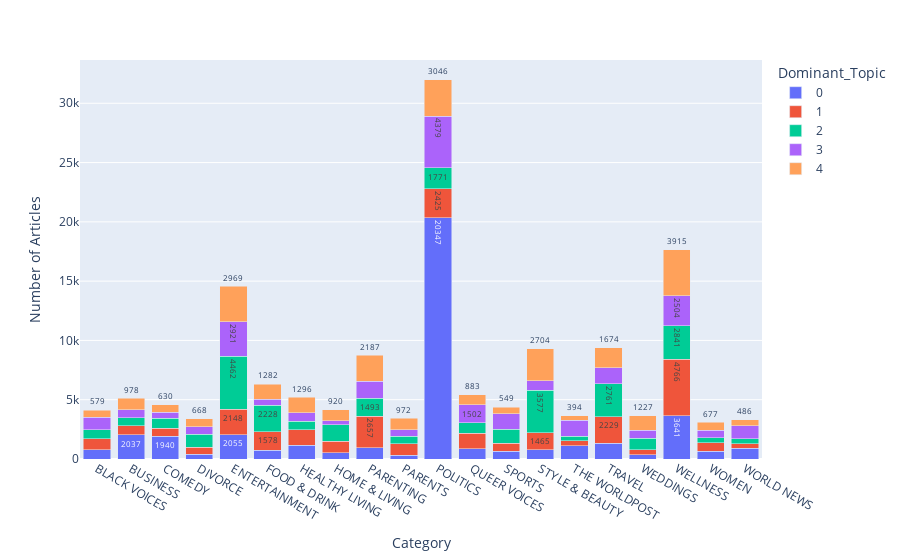

The notebook cell this image was saved under:
### Code cell
top_category_dominant_topic_df['Dominant_Topic'] = top_category_dominant_topic_df['Dominant_Topic'].astype(str)

fig = px.bar(top_category_dominant_topic_df, 
             x='Category', 
             y='Count',
             text='Count',
             hover_data=['Topic_Keywords'],
             color='Dominant_Topic',
             labels={'Count':'Number of Articles'},
             barmode="stack",
            #  facet_col="Dominant_Topic",
            #  category_orders={"Dominant_Topic": ["0", "1", "2", "3", "4"]}
             )

fig.update_traces(textposition='outside')
fig.update_layout(uniformtext_minsize=8, uniformtext_mode='hide')

fig.show()

### Figure 1 — Plotly figure (JSON) as saved in the notebook; plotly's stock layout.template omitted (floating-point values rounded to 4 significant figures)
{"data": [{"alignmentgroup": "True", "customdata": [["studi, poll, health, idea, new, network, guid, hous, diy, plan"], ["studi, poll, health, idea, new, network, guid, hous, diy, plan"], ["studi, poll, health, idea, new, network, guid, hous, diy, plan"], ["studi, poll, health, idea, new, network, guid, hous, diy, plan"], ["studi, poll, health, idea, new, network, guid, hous, diy, plan"], ["studi, poll, health, idea, new, network, guid, hous, diy, plan"], ["studi, poll, health, idea, new, network, guid, hous, diy, plan"], ["studi, poll, health, idea, new, network, guid, hous, diy, plan"], ["studi, poll, health, idea, new, network, guid, hous, diy, plan"], ["studi, poll, health, idea, new, network, guid, hous, diy, plan"], ["studi, poll, health, idea, new, network, guid, hous, diy, plan"], ["studi, poll, health, idea, new, network, guid, hous, diy, plan"], ["studi, poll, health, idea, new, network, guid, hous, diy, plan"], ["studi, poll, health, idea, new, network, guid, hous, diy, plan"], ["studi, poll, health, idea, new, network, guid, hous, diy, plan"], ["studi, poll, health, idea, new, network, guid, hous, diy, plan"], ["studi, poll, health, idea, new, network, guid, hous, diy, plan"], ["studi, poll, health, idea, new, network, guid, hous, diy, plan"], ["studi, poll, health, idea, new, network, guid, hous, diy, plan"], ["studi, poll, health, idea, new, network, guid, hous, diy, plan"]], "hovertemplate": "Dominant_Topic=0<br>Category=%{x}<br>Number of Articles=%{text}<br>Topic_Keywords=%{customdata[0]}<extra></extra>", "legendgroup": "0", "marker": {"color": "#636efa", "pattern": {"shape": ""}}, "name": "0", "offsetgroup": "0", "orientation": "v", "showlegend": true, "text": [793, 2037, 1940, 382, 2055, 737, 1142, 539, 967, 325, 20347, 870, 643, 765, 1102, 1337, 349, 3641, 643, 928], "textposition": "outside", "type": "bar", "x": ["BLACK VOICES", "BUSINESS", "COMEDY", "DIVORCE", "ENTERTAINMENT", "FOOD & DRINK", "HEALTHY LIVING", "HOME & LIVING", "PARENTING", "PARENTS", "POLITICS", "QUEER VOICES", "SPORTS", "STYLE & BEAUTY", "THE WORLDPOST", "TRAVEL", "WEDDINGS", "WELLNESS", "WOMEN", "WORLD NEWS"], "xaxis": "x", "y": [793, 2037, 1940, 382, 2055, 737, 1142, 539, 967, 325, 20347, 870, 643, 765, 1102, 1337, 349, 3641, 643, 928], "yaxis": "y"}, {"alignmentgroup": "True", "customdata": [["parent, tip, dress, kid, thing, life, child, video, cancer, day"], ["parent, tip, dress, kid, thing, life, child, video, cancer, day"], ["parent, tip, dress, kid, thing, life, child, video, cancer, day"], ["parent, tip, dress, kid, thing, life, child, video, cancer, day"], ["parent, tip, dress, kid, thing, life, child, video, cancer, day"], ["parent, tip, dress, kid, thing, life, child, video, cancer, day"], ["parent, tip, dress, kid, thing, life, child, video, cancer, day"], ["parent, tip, dress, kid, thing, life, child, video, cancer, day"], ["parent, tip, dress, kid, thing, life, child, video, cancer, day"], ["parent, tip, dress, kid, thing, life, child, video, cancer, day"], ["parent, tip, dress, kid, thing, life, child, video, cancer, day"], ["parent, tip, dress, kid, thing, life, child, video, cancer, day"], ["parent, tip, dress, kid, thing, life, child, video, cancer, day"], ["parent, tip, dress, kid, thing, life, child, video, cancer, day"], ["parent, tip, dress, kid, thing, life, child, video, cancer, day"], ["parent, tip, dress, kid, thing, life, child, video, cancer, day"], ["parent, tip, dress, kid, thing, life, child, video, cancer, day"], ["parent, tip, dress, kid, thing, life, child, video, cancer, day"], ["parent, tip, dress, kid, thing, life, child, video, cancer, day"], ["parent, tip, dress, kid, thing, life, child, video, cancer, day"]], "hovertemplate": "Dominant_Topic=1<br>Category=%{x}<br>Number of Articles=%{text}<br>Topic_Keywords=%{customdata[0]}<extra></extra>", "legendgroup": "1", "marker": {"color": "#EF553B", "pattern": {"shape": ""}}, "name": "1", "offsetgroup": "1", "orientation": "v", "showlegend": true, "text": [921, 787, 634, 598, 2148, 1578, 1316, 945, 2657, 952, 2425, 1319, 682, 1465, 430, 2229, 439, 4766, 718, 344], "textposition": "outside", "type": "bar", "x": ["BLACK VOICES", "BUSINESS", "COMEDY", "DIVORCE", "ENTERTAINMENT", "FOOD & DRINK", "HEALTHY LIVING", "HOME & LIVING", "PARENTING", "PARENTS", "POLITICS", "QUEER VOICES", "SPORTS", "STYLE & BEAUTY", "THE WORLDPOST", "TRAVEL", "WEDDINGS", "WELLNESS", "WOMEN", "WORLD NEWS"], "xaxis": "x", "y": [921, 787, 634, 598, 2148, 1578, 1316, 945, 2657, 952, 2425, 1319, 682, 1465, 430, 2229, 439, 4766, 718, 344], "yaxis": "y"}, {"alignmentgroup": "True", "customdata": [["photo, video, week, new, day, divorc, style, best, recip, love"], ["photo, video, week, new, day, divorc, style, best, recip, love"], ["photo, video, week, new, day, divorc, style, best, recip, love"], ["photo, video, week, new, day, divorc, style, best, recip, love"], ["photo, video, week, new, day, divorc, style, best, recip, love"], ["photo, video, week, new, day, divorc, style, best, recip, love"], ["photo, video, week, new, day, divorc, style, best, recip, love"], ["photo, video, week, new, day, divorc, style, best, recip, love"], ["photo, video, week, new, day, divorc, style, best, recip, love"], ["photo, video, week, new, day, divorc, style, best, recip, love"], ["photo, video, week, new, day, divorc, style, best, recip, love"], ["photo, video, week, new, day, divorc, style, best, recip, love"], ["photo, video, week, new, day, divorc, style, best, recip, love"], ["photo, video, week, new, day, divorc, style, best, recip, love"], ["photo, video, week, new, day, divorc, style, best, recip, love"], ["photo, video, week, new, day, divorc, style, best, recip, love"], ["photo, video, week, new, day, divorc, style, best, recip, love"], ["photo, video, week, new, day, divorc, style, best, recip, love"], ["photo, video, week, new, day, divorc, style, best, recip, love"], ["photo, video, week, new, day, divorc, style, best, recip, love"]], "hovertemplate": "Dominant_Topic=2<br>Category=%{x}<br>Number of Articles=%{text}<br>Topic_Keywords=%{customdata[0]}<extra></extra>", "legendgroup": "2", "marker": {"color": "#00cc96", "pattern": {"shape": ""}}, "name": "2", "offsetgroup": "2", "orientation": "v", "showlegend": true, "text": [748, 638, 873, 1119, 4462, 2228, 712, 1384, 1493, 655, 1771, 864, 1193, 3577, 385, 2761, 971, 2841, 433, 430], "textposition": "outside", "type": "bar", "x": ["BLACK VOICES", "BUSINESS", "COMEDY", "DIVORCE", "ENTERTAINMENT", "FOOD & DRINK", "HEALTHY LIVING", "HOME & LIVING", "PARENTING", "PARENTS", "POLITICS", "QUEER VOICES", "SPORTS", "STYLE & BEAUTY", "THE WORLDPOST", "TRAVEL", "WEDDINGS", "WELLNESS", "WOMEN", "WORLD NEWS"], "xaxis": "x", "y": [748, 638, 873, 1119, 4462, 2228, 712, 1384, 1493, 655, 1771, 864, 1193, 3577, 385, 2761, 971, 2841, 433, 430], "yaxis": "y"}, {"alignmentgroup": "True", "customdata": [["video, marriag, hotel, healthi, craft, school, wed, happi, date, teen"], ["video, marriag, hotel, healthi, craft, school, wed, happi, date, teen"], ["video, marriag, hotel, healthi, craft, school, wed, happi, date, teen"], ["video, marriag, hotel, healthi, craft, school, wed, happi, date, teen"], ["video, marriag, hotel, healthi, craft, school, wed, happi, date, teen"], ["video, marriag, hotel, healthi, craft, school, wed, happi, date, teen"], ["video, marriag, hotel, healthi, craft, school, wed, happi, date, teen"], ["video, marriag, hotel, healthi, craft, school, wed, happi, date, teen"], ["video, marriag, hotel, healthi, craft, school, wed, happi, date, teen"], ["video, marriag, hotel, healthi, craft, school, wed, happi, date, teen"], ["video, marriag, hotel, healthi, craft, school, wed, happi, date, teen"], ["video, marriag, hotel, healthi, craft, school, wed, happi, date, teen"], ["video, marriag, hotel, healthi, craft, school, wed, happi, date, teen"], ["video, marriag, hotel, healthi, craft, school, wed, happi, date, teen"], ["video, marriag, hotel, healthi, craft, school, wed, happi, date, teen"], ["video, marriag, hotel, healthi, craft, school, wed, happi, date, teen"], ["video, marriag, hotel, healthi, craft, school, wed, happi, date, teen"], ["video, marriag, hotel, healthi, craft, school, wed, happi, date, teen"], ["video, marriag, hotel, healthi, craft, school, wed, happi, date, teen"], ["video, marriag, hotel, healthi, craft, school, wed, happi, date, teen"]], "hovertemplate": "Dominant_Topic=3<br>Category=%{x}<br>Number of Articles=%{text}<br>Topic_Keywords=%{customdata[0]}<extra></extra>", "legendgroup": "3", "marker": {"color": "#ab63fa", "pattern": {"shape": ""}}, "name": "3", "offsetgroup": "3", "orientation": "v", "showlegend": true, "text": [1078, 675, 509, 634, 2921, 495, 731, 358, 1434, 529, 4379, 1502, 1312, 807, 1346, 1386, 661, 2504, 634, 1102], "textposition": "outside", "type": "bar", "x": ["BLACK VOICES", "BUSINESS", "COMEDY", "DIVORCE", "ENTERTAINMENT", "FOOD & DRINK", "HEALTHY LIVING", "HOME & LIVING", "PARENTING", "PARENTS", "POLITICS", "QUEER VOICES", "SPORTS", "STYLE & BEAUTY", "THE WORLDPOST", "TRAVEL", "WEDDINGS", "WELLNESS", "WOMEN", "WORLD NEWS"], "xaxis": "x", "y": [1078, 675, 509, 634, 2921, 495, 731, 358, 1434, 529, 4379, 1502, 1312, 807, 1346, 1386, 661, 2504, 634, 1102], "yaxis": "y"}, {"alignmentgroup": "True", "customdata": [["photo, wed, fashion, way, day, need, talk, video, mom, make"], ["photo, wed, fashion, way, day, need, talk, video, mom, make"], ["photo, wed, fashion, way, day, need, talk, video, mom, make"], ["photo, wed, fashion, way, day, need, talk, video, mom, make"], ["photo, wed, fashion, way, day, need, talk, video, mom, make"], ["photo, wed, fashion, way, day, need, talk, video, mom, make"], ["photo, wed, fashion, way, day, need, talk, video, mom, make"], ["photo, wed, fashion, way, day, need, talk, video, mom, make"], ["photo, wed, fashion, way, day, need, talk, video, mom, make"], ["photo, wed, fashion, way, day, need, talk, video, mom, make"], ["photo, wed, fashion, way, day, need, talk, video, mom, make"], ["photo, wed, fashion, way, day, need, talk, video, mom, make"], ["photo, wed, fashion, way, day, need, talk, video, mom, make"], ["photo, wed, fashion, way, day, need, talk, video, mom, make"], ["photo, wed, fashion, way, day, need, talk, video, mom, make"], ["photo, wed, fashion, way, day, need, talk, video, mom, make"], ["photo, wed, fashion, way, day, need, talk, video, mom, make"], ["photo, wed, fashion, way, day, need, talk, video, mom, make"], ["photo, wed, fashion, way, day, need, talk, video, mom, make"], ["photo, wed, fashion, way, day, need, talk, video, mom, make"]], "hovertemplate": "Dominant_Topic=4<br>Category=%{x}<br>Number of Articles=%{text}<br>Topic_Keywords=%{customdata[0]}<extra></extra>", "legendgroup": "4", "marker": {"color": "#FFA15A", "pattern": {"shape": ""}}, "name": "4", "offsetgroup": "4", "orientation": "v", "showlegend": true, "text": [579, 978, 630, 668, 2969, 1282, 1296, 920, 2187, 972, 3046, 883, 549, 2704, 394, 1674, 1227, 3915, 677, 486], "textposition": "outside", "type": "bar", "x": ["BLACK VOICES", "BUSINESS", "COMEDY", "DIVORCE", "ENTERTAINMENT", "FOOD & DRINK", "HEALTHY LIVING", "HOME & LIVING", "PARENTING", "PARENTS", "POLITICS", "QUEER VOICES", "SPORTS", "STYLE & BEAUTY", "THE WORLDPOST", "TRAVEL", "WEDDINGS", "WELLNESS", "WOMEN", "WORLD NEWS"], "xaxis": "x", "y": [579, 978, 630, 668, 2969, 1282, 1296, 920, 2187, 972, 3046, 883, 549, 2704, 394, 1674, 1227, 3915, 677, 486], "yaxis": "y"}], "layout": {"barmode": "stack", "legend": {"title": {"text": "Dominant_Topic"}, "tracegroupgap": 0}, "margin": {"t": 60}, "uniformtext": {"minsize": 8, "mode": "hide"}, "xaxis": {"anchor": "y", "domain": [0, 1], "title": {"text": "Category"}}, "yaxis": {"anchor": "x", "domain": [0, 1], "title": {"text": "Number of Articles"}}}}
